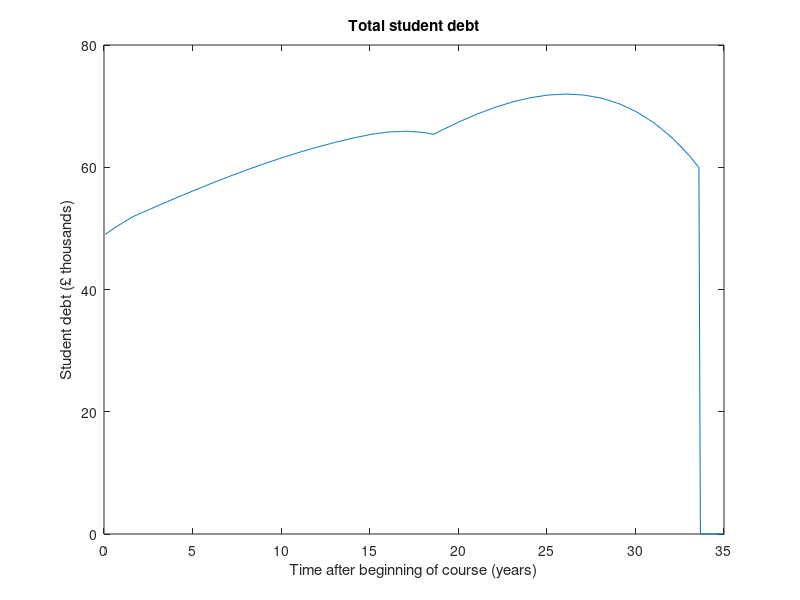
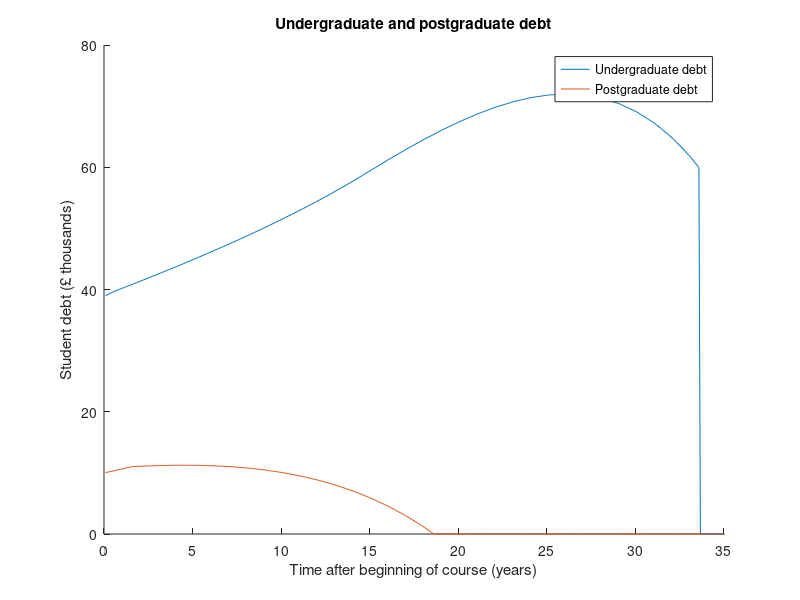
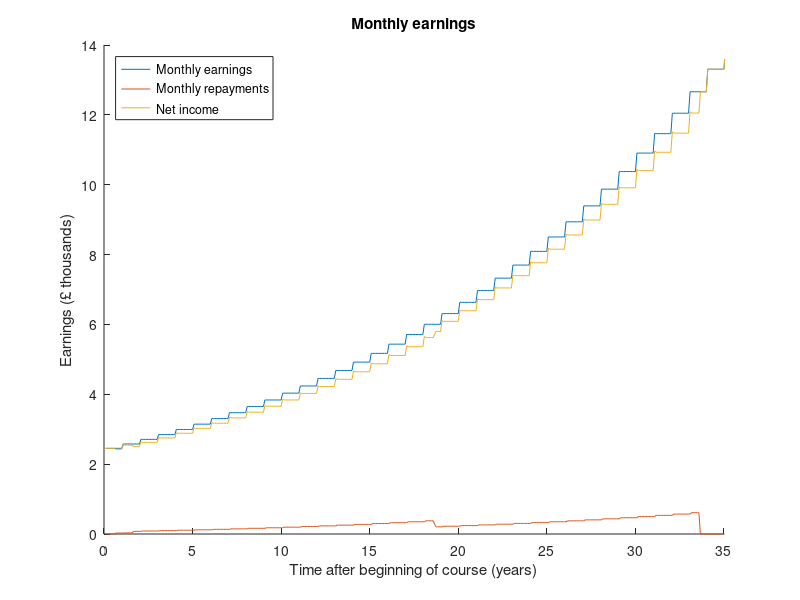
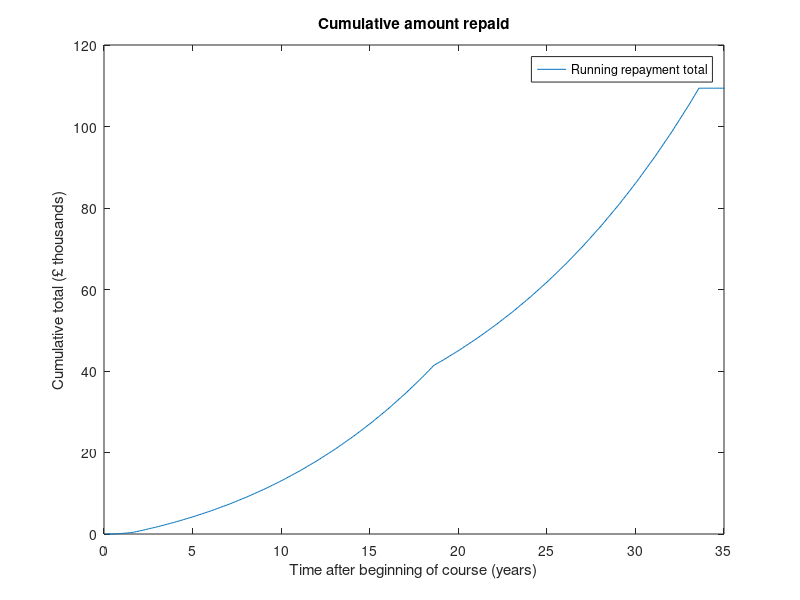

Recreate these plots in MATLAB, in order.
% Plan 2 student loan debt prediction tool, applicable for most graduates since 2012
% Written by Tobie Carman www.linkedin.com/in/tobiecarman
% Relatively simplified model, makes the following assumptions:
% > start work in September after graduation (optimistic)
% > constant yearly pay rise (configurable)
% > RPI remains fixed after leaving university (unlikely but impossible to speculate)
% > repayment threshold continues to rise with inflation - set by government - if they are short of cash they may leave it fixed
% > repayment percentage of salary remains constant (likely)
% > debt wiped after 30 years
% Note all money values are relative to year of starting work, i.e. ignoring inflation over the 30 years

%% Adjustable inputs
courseLength=3; % number of years of undergraduate study
tuition=9000; % annual undergraduate tuition fee loan in £
maintenance=[3575;3610;3469]; % each year of maintenance loan in £
startPostBal=10000; % postgraduate loan amount in £ (change to 0 if not taken)
RPI=0.016; % old rate of inflation (rose from 1.6-3.1% in the last year, may rise further) - this script assumes studying whilst RPI was at the lower value - change to 3.1 if began studying after 2017
salary=28000; % starting annual salary in £
ugThreshold=25000; % repayment salary threshold in £, assumed to rise with inflation (optimistic)
pgThreshold=21000; % postgrad threshold still £21000 :(
payRise=0.02; % annual pay rise above inflation, assumed fixed for simplicity (can be negative)

%% Account for interest accrued during study
studied=1;
undBal=0;
while studied<=courseLength
    undBal=(undBal+tuition+maintenance(studied))*(1+RPI); % total undergraduate loan borrowed in £, has been accumulating interest during study
    studied=studied+1;
end
RPI=0.031; % new RPI

%% Initialise variables
postBal=startPostBal;
startTotBal=undBal+postBal;
totBal=startTotBal;
month=0;
never=0;
already=0;
duration=35*12; % attempt to model over 35 year period after graduation, starting in September of first year in work

%% Pre-allocate arrays for speed
MONTHS=zeros(1,duration);
UNDERGRADUATEBALANCE=zeros(1,duration);
POSTGRADUATEBALANCE=zeros(1,duration);
BALANCE=zeros(1,duration);
MONTHLYEARNINGS=zeros(1,duration);
MONTHLYREPAYMENTS=zeros(1,duration);
SALARY=zeros(1,duration);
TOTALREPAID=zeros(1,duration);
NETREPAYMENTS=zeros(1,duration);
UNDREPAYMENTS=zeros(1,duration);
UNDINTERESTPND=zeros(1,duration);

%% Main loop
while month<=duration
    if month==33*12+7 && undBal~=0 % loan gets wiped 30 years after April following graduation
        undBal=0;
        fprintf('You will never repay your entire student loan. Your starting balance is £%.2f, your remaining balance will be £%.2f, total amount repaid will be £%.2f.\n',startTotBal,totBal,sum(MONTHLYREPAYMENTS))
        never=1;
    elseif month==34*12+7
        postBal=0;
    end
    if salary-ugThreshold>0
        extra=(salary-ugThreshold)*0.0000015; % extra interest paid due to salary
        if extra>0.03 % extra interest capped at 3%
            extra=0.03;
        end
        undRepay=(salary-ugThreshold)*0.09; % amount paid back per year towards undergraduate debt
        postRepay=(salary-pgThreshold)*0.06; % amount paid back per year towards postgraduate debt
    elseif salary-pgThreshold>0
        undRepay=0;
        postRepay=(salary-pgThreshold)*0.06;
    else
        extra=0;
        undRepay=0;
        postRepay=0;
    end
    if month<7
        undRepay = 0; % won't start paying back until April after graduation
    end
    if month<19
        postRepay = 0; % won't start paying back until April after graduation
    end
    if undBal>undRepay/12
        undBal = undBal-undRepay/12; % monthly repayments
    elseif undBal>0 % Avoids overpayment on final instalment
        undRepay = undBal*12;
        undBal = 0;
    else
        undRepay = 0;
    end
    if postBal>postRepay/12
        postBal = postBal-postRepay/12;
    elseif postBal>0
        postRepay = postBal*12;
        postBal = 0;
        fprintf('You will repay your postgraduate loan after %d years and %d months.\n',fix(month/12),rem(month,12))
    else
        postRepay = 0;
    end
    undIntPc=RPI+extra; % interest percentage
    postIntPc=RPI+0.03; % extra interest flat 3% for postgraduate loan
    if mod(month,12)==0
        salary=salary*(1+RPI+payRise); % assuming salary rises every year by inflation + x%
        ugThreshold=ugThreshold*(1+RPI); % assuming repayment threshold rises every year with inflation
        pgThreshold=pgThreshold*(1+RPI); % this one seems to be fixed for the moment but who knows
    end
    undIntPnd=undIntPc*undBal; % how much undergraduate balance will rise by due to interest in £
    postIntPnd=postIntPc*postBal; % how much postgraduate balance will rise by due to interest in £
    undBal=undBal+undIntPnd/12; % accounting for interest after repayments i.e. best case scenario
    postBal=postBal+postIntPnd/12;
    totBal=undBal+postBal;
    month=month+1;
    MONTHS(month)=month;
    UNDERGRADUATEBALANCE(month)=undBal;
    POSTGRADUATEBALANCE(month)=postBal;
    BALANCE(month)=totBal;
    MONTHLYEARNINGS(month)=salary/12;
    MONTHLYREPAYMENTS(month)=(undRepay+postRepay)/12;
    NETREPAYMENTS(month)=(undRepay+postRepay-undIntPnd-postIntPnd)/12;
    UNDREPAYMENTS(month)=undRepay/12;
    UNDINTERESTPND(month)=undIntPnd/12;
    if already==0 && NETREPAYMENTS(month)>0 && month>1
        fprintf('You will be repaying less than the interest your loans are accumulating for the first %d years and %d months.\n',fix(month/12),rem(month,12))
        already=1;
    end
    SALARY(month)=salary;
    if month~=1
        TOTALREPAID(month)=TOTALREPAID(month-1)+MONTHLYREPAYMENTS(month);
    else
        TOTALREPAID(month)=MONTHLYREPAYMENTS(month);
    end
end

%% Output results
figure(1)
plot(MONTHS/12,BALANCE/1000)
xlabel('Time after beginning of course (years)')
ylabel('Student debt (£ thousands)')
title('Total student debt')
xlim([0,35])
figure(2)
hold on
under=plot(MONTHS/12,UNDERGRADUATEBALANCE/1000);
post=plot(MONTHS/12,POSTGRADUATEBALANCE/1000);
xlabel('Time after beginning of course (years)')
ylabel('Student debt (£ thousands)')
title('Undergraduate and postgraduate debt')
legend('Undergraduate debt','Postgraduate debt')
hold off
xlim([0,35])
figure(3)
hold on
earnings=plot(MONTHS/12,MONTHLYEARNINGS/1000);
xlabel('Time after beginning of course (years)')
ylabel('Earnings (£ thousands)')
repayments=plot(MONTHS/12,MONTHLYREPAYMENTS/1000);
net=plot(MONTHS/12,(MONTHLYEARNINGS-MONTHLYREPAYMENTS)/1000);
legend('Monthly earnings','Monthly repayments','Net income','location','northwest')
title('Monthly earnings')
hold off
xlim([0,35])
figure(4)
plot(MONTHS/12,TOTALREPAID/1000)
xlabel('Time after beginning of course (years)')
ylabel('Cumulative total (£ thousands)')
title('Cumulative amount repaid')
legend('Running repayment total','Amount originally borrowed')
xlim([0,35])
figure(5)
plot(MONTHS/12,NETREPAYMENTS)
xlabel('Time after beginning of course (years)')
ylabel('Net repayments (£)')
title('Net monthly repayments')
xlim([0,35])
figure(6)
hold on
plot(MONTHS/12,UNDREPAYMENTS)
xlabel('Time after beginning of course (years)')
ylabel('Undergraduate loan repayment per month (£)')
plot(MONTHS/12,UNDINTERESTPND)
ylabel('Interest/repayment (£)')
title('Interest accumulating vs. amount repaid each month')
legend('Repayment (£)','Interest added (£)')
xlim([0,35])
[val,ind]=min(BALANCE);
yearsTaken=fix(MONTHS(ind)/12);
monthsExtra=rem(MONTHS(ind),12);
if startPostBal==0
    yearsTaken=yearsTaken-3; % so that time in education does not count towards time spent paying off loan
else
    yearsTaken=yearsTaken-4;
end
if val<=0 && never==0
    fprintf('It will take %d years and %d months to pay off your entire student loan. Your starting balance is £%.2f and total amount repaid will be £%.2f.\n',yearsTaken,monthsExtra,startTotBal,sum(MONTHLYREPAYMENTS))
end
